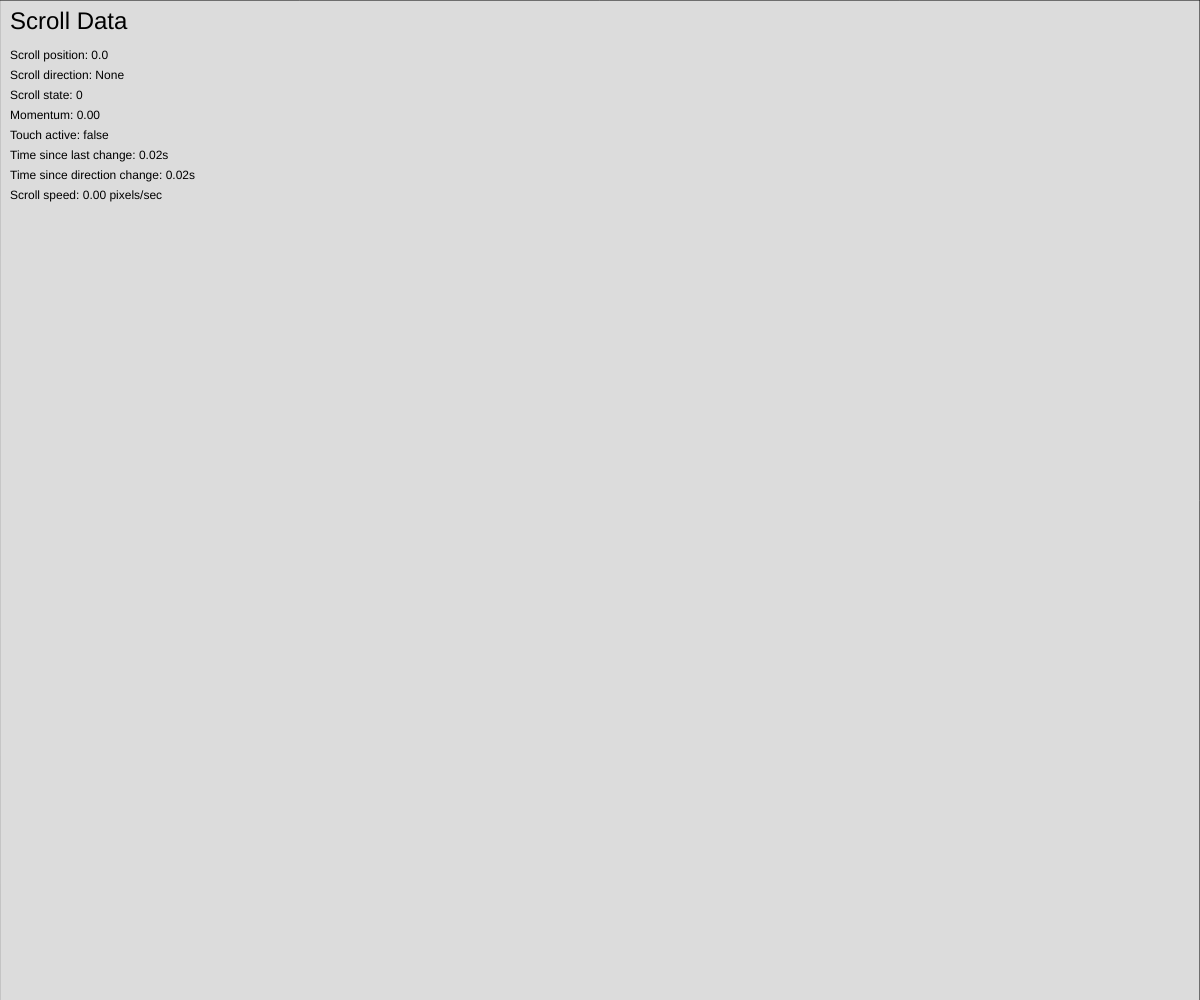
Frame 1 (no input)
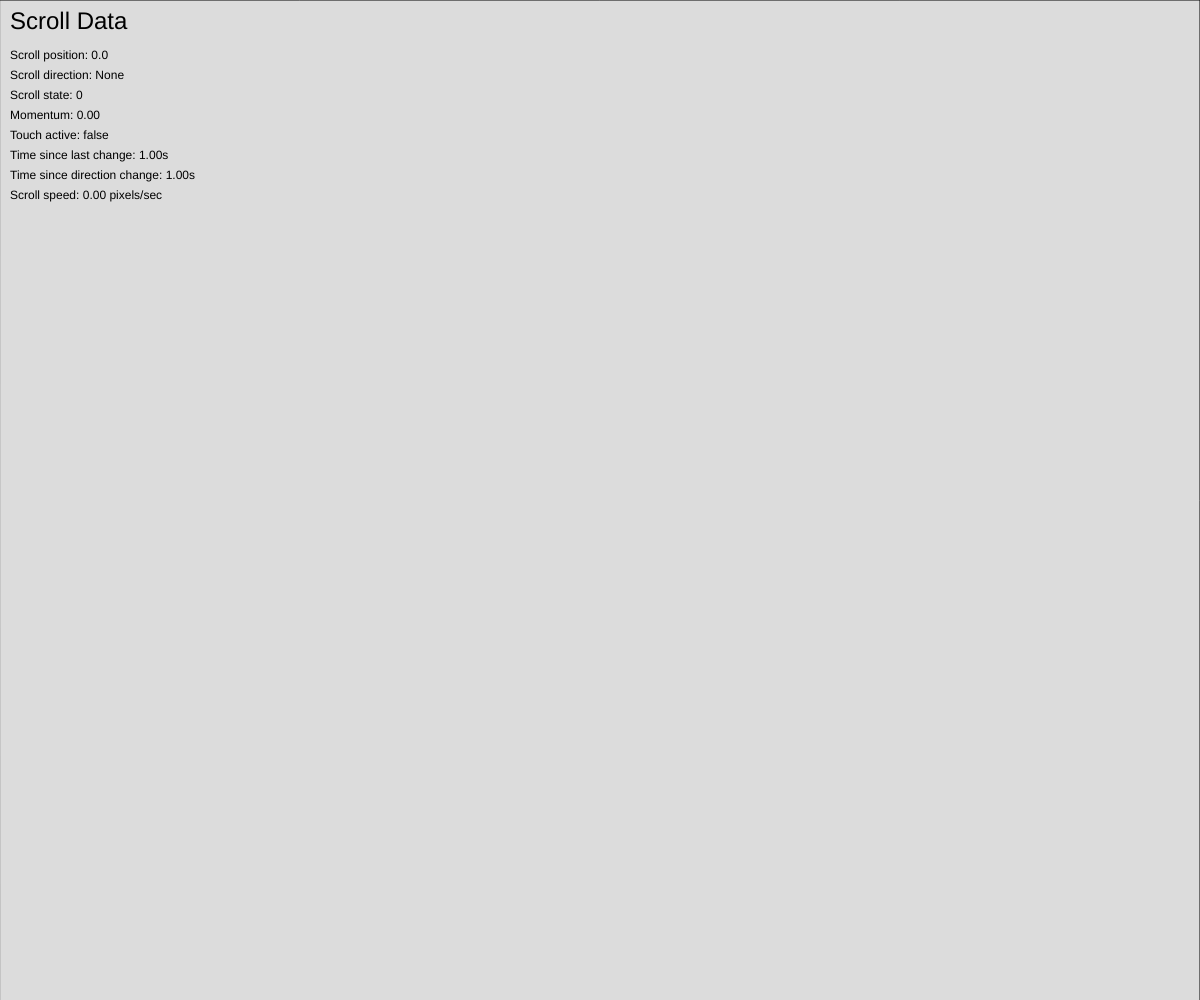
Frame 60 (no input)
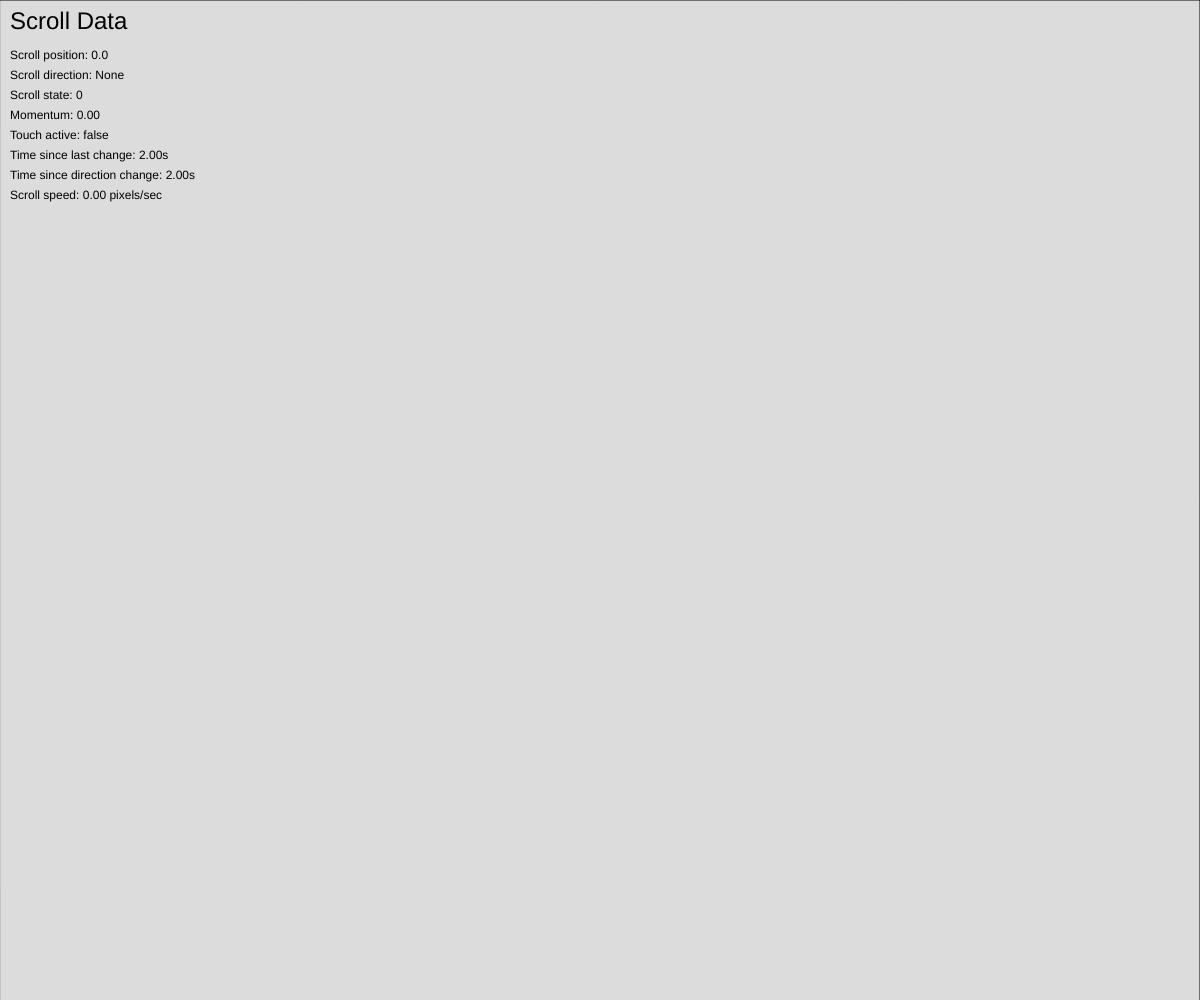
Frame 120 (the mouse pressed at the canvas centre since frame 60)

The p5.js sketch that drew these frames (run headless with seeded random() and noise() and a simulated clock; from frame 60 on, the mouse is pressed at the canvas centre):

// p5.js sketch
// ── sketch.js
/**
 * Scroll Input Visualization with Touch Support
 * 
 * This p5.js sketch demonstrates scrolling behavior based on user input with
 * support for both mouse wheel and touch events. It shows scroll position,
 * direction, state, and timing information.
 * 
 * Additional Features:
 * - Touch event support for mobile devices
 * - Momentum-based scrolling
 * - Touch gesture prevention
 * - Smooth scroll animation
 * - Touch position tracking
 * 
 * Variables:
 * - scrollY: Current vertical scroll position
 * - scrollDirection: Indicates scroll direction (Up, Down, or None)
 * - scrollState: Numeric representation of scroll state (0: None, 1: Down, 2: Up)
 * - scrollIncrement: Fixed amount to increment/decrement scroll position
 * - maxScroll: Maximum allowed scroll position
 * - lastChangeTime: Time of the last scroll change
 * - lastDirectionChangeTime: Time of the last direction change
 * - showData: Boolean to control the visibility of the data
 * - touchStartY: Initial Y position when touch starts
 * - touchPrevY: Previous touch Y position for calculating movement
 * - isTouching: Boolean indicating if user is currently touching
 * - momentum: Current scroll momentum
 * - lastTouchTime: Timestamp of last touch event
 * - lastTouchY: Last recorded touch Y position
 */

let scrollY, scrollDirection, scrollState;
let scrollIncrement = 1;
let maxScroll = 2000;
let lastChangeTime, lastDirectionChangeTime;
let showData = true;

// Touch-specific variables
let touchStartY = 0;
let touchPrevY = 0;
let isTouching = false;
let momentum = 0;
let lastTouchTime = 0;
let lastTouchY = 0;

// Speed tracking variables
let scrollSpeed = 0;
let lastScrollY = 0;
let lastScrollTime = 0;
let speedBuffer = [];  // Array to store recent speed measurements
const SPEED_WINDOW = 300;  // Time window in milliseconds to calculate average speed
const SPEED_SAMPLES = 10;  // Number of samples to keep for averaging

function setup() {
  let canvas = createCanvas(windowWidth, windowHeight);
  
  // Explicitly handle touch events on the canvas element
  let canvasEl = canvas.elt;
  canvasEl.addEventListener('touchstart', handleTouchStart, {passive: false});
  canvasEl.addEventListener('touchmove', handleTouchMove, {passive: false});
  canvasEl.addEventListener('touchend', handleTouchEnd, {passive: false});
  
  // Set touch-action CSS property
  canvasEl.style.touchAction = 'none';
  // Ensure the canvas can't be selected
  canvasEl.style.userSelect = 'none';
  canvasEl.style.webkitUserSelect = 'none';
  canvasEl.style.mozUserSelect = 'none';
  // Prevent iOS text selection/callout
  canvasEl.style.webkitTouchCallout = 'none';
  
  scrollY = 0;
  scrollDirection = "None";
  scrollState = 0;
  lastChangeTime = millis();
  lastDirectionChangeTime = millis();
  
  textSize(12);
  textAlign(LEFT, TOP);
  
  createScrollableArea();
  disableScroll();
  
  // Prevent default touch behaviors
  disableTouchBehaviors();
}

function draw() {
  // Calculate scroll speed with rolling average
  let currentTime = millis();
  let deltaTime = (currentTime - lastScrollTime) / 1000; // Convert to seconds
  
  if (deltaTime > 0) {
    // Calculate instantaneous speed
    let instantSpeed = (scrollY - lastScrollY) / deltaTime;
    
    // Add new speed measurement with timestamp
    speedBuffer.push({
      speed: instantSpeed,
      time: currentTime
    });
    
    // Remove old measurements outside the time window
    while (speedBuffer.length > 0 && 
           currentTime - speedBuffer[0].time > SPEED_WINDOW) {
      speedBuffer.shift();
    }
    
    // Limit buffer size
    while (speedBuffer.length > SPEED_SAMPLES) {
      speedBuffer.shift();
    }
    
    // Calculate average speed from buffer
    if (speedBuffer.length > 0) {
      scrollSpeed = speedBuffer.reduce((sum, item) => sum + item.speed, 0) / speedBuffer.length;
    } else {
      scrollSpeed = 0;
    }
    
    lastScrollY = scrollY;
    lastScrollTime = currentTime;
  }

  // Apply momentum when not touching
  if (!isTouching && momentum !== 0) {
    let previousScrollY = scrollY;
    scrollY += momentum;
    momentum *= 0.95; // Decay factor
    
    // Stop momentum if it's very small
    if (abs(momentum) < 0.1) {
      momentum = 0;
    }
    
    // Update scroll state and timing
    updateScrollState(previousScrollY);
  }
  
  // Constrain scroll position
  scrollY = constrain(scrollY, 0, maxScroll);
  
  // Clear and draw
  clear();
  translate(0, -scrollY);
  
  // Draw background
  fill(220);
  rect(0, 0, width, maxScroll);
  
  // Display heading
  fill(0);
  textSize(24);
  textAlign(LEFT, TOP);
  text("Scroll Data", 10, scrollY + 10);
  
  // Reset text properties
  textSize(12);
  textAlign(LEFT, TOP);
  
  if (showData) {
    // Display scroll and touch data
    let y = scrollY + 50;
    let lineHeight = 20;
    
    text(`Scroll position: ${scrollY.toFixed(1)}`, 10, y); y += lineHeight;
    text(`Scroll direction: ${scrollDirection}`, 10, y); y += lineHeight;
    text(`Scroll state: ${scrollState}`, 10, y); y += lineHeight;
    text(`Momentum: ${momentum.toFixed(2)}`, 10, y); y += lineHeight;
    text(`Touch active: ${isTouching}`, 10, y); y += lineHeight;
    text(`Time since last change: ${((millis() - lastChangeTime) / 1000).toFixed(2)}s`, 10, y); y += lineHeight;
    text(`Time since direction change: ${((millis() - lastDirectionChangeTime) / 1000).toFixed(2)}s`, 10, y); y += lineHeight;
    text(`Scroll speed: ${abs(scrollSpeed).toFixed(2)} pixels/sec`, 10, y);
  } else {
    text("Press SPACEBAR to show data", 10, scrollY + 50);
  }
}

// Touch event handlers
function handleTouchStart(event) {
  isTouching = true;
  lastScrollTime = millis();
  lastScrollY = scrollY;
  touchStartY = event.touches[0].clientY;
  touchPrevY = touchStartY;
  lastTouchY = touchStartY;
  lastTouchTime = millis();
  momentum = 0;
  event.preventDefault();
}

function handleTouchMove(event) {
  if (event.touches.length > 0) {
    let currentY = event.touches[0].clientY;
    let deltaY = touchPrevY - currentY;
    let previousScrollY = scrollY;
    
    scrollY += deltaY * 1.2;
    
    touchPrevY = currentY;
    lastTouchY = currentY;
    lastTouchTime = millis();
    
    updateScrollState(previousScrollY);
    event.preventDefault();
  }
}

function handleTouchEnd(event) {
  isTouching = false;
  
  let touchTime = millis() - lastTouchTime;
  let touchDelta = lastTouchY - touchStartY;
  
  if (touchTime < 100) {
    momentum = -(touchDelta / touchTime) * 2;
  }
  event.preventDefault();
}

// Remove the p5.js touch functions since we're handling them directly
function touchStarted() { return false; }
function touchMoved() { return false; }
function touchEnded() { return false; }

function mouseWheel(event) {
  let previousScrollY = scrollY;
  lastScrollTime = millis();
  
  if (event.delta > 0) {
    scrollY += scrollIncrement;
  } else if (event.delta < 0) {
    scrollY -= scrollIncrement;
  }
  
  updateScrollState(previousScrollY);
  return false;
}

function updateScrollState(previousScrollY) {
  let previousDirection = scrollDirection;
  
  if (scrollY > previousScrollY) {
    scrollDirection = "Down";
    scrollState = 1;
  } else if (scrollY < previousScrollY) {
    scrollDirection = "Up";
    scrollState = 2;
  } else {
    scrollDirection = "None";
    scrollState = 0;
  }
  
  if (scrollY !== previousScrollY) {
    lastChangeTime = millis();
  }
  if (scrollDirection !== previousDirection) {
    lastDirectionChangeTime = millis();
  }
}

function keyPressed() {
  if (key === ' ') {
    showData = !showData;
  }
}

function windowResized() {
  resizeCanvas(windowWidth, windowHeight);
}

function createScrollableArea() {
  let scrollArea = createDiv();
  scrollArea.size(1, maxScroll);
  scrollArea.position(0, 0);
  scrollArea.style('pointer-events', 'none');
}

function disableScroll() {
  document.body.style.overflow = 'hidden';
  document.documentElement.style.overflow = 'hidden';
}

function disableTouchBehaviors() {
  // Prevent default touch behaviors on the canvas element only
  let canvas = document.querySelector('canvas');
  
  canvas.addEventListener('touchstart', function(e) {
    e.preventDefault();
  }, { passive: false });
  
  canvas.addEventListener('touchmove', function(e) {
    e.preventDefault();
  }, { passive: false });
  
  canvas.addEventListener('touchend', function(e) {
    e.preventDefault();
  }, { passive: false });
  
  // Prevent bouncing/rubber-banding effect on iOS
  canvas.addEventListener('gesturestart', function(e) {
    e.preventDefault();
  });
  
  canvas.addEventListener('gesturechange', function(e) {
    e.preventDefault();
  });
  
  canvas.addEventListener('gestureend', function(e) {
    e.preventDefault();
  });
  
  // Additional touch-action CSS property
  canvas.style.touchAction = 'none';
}
